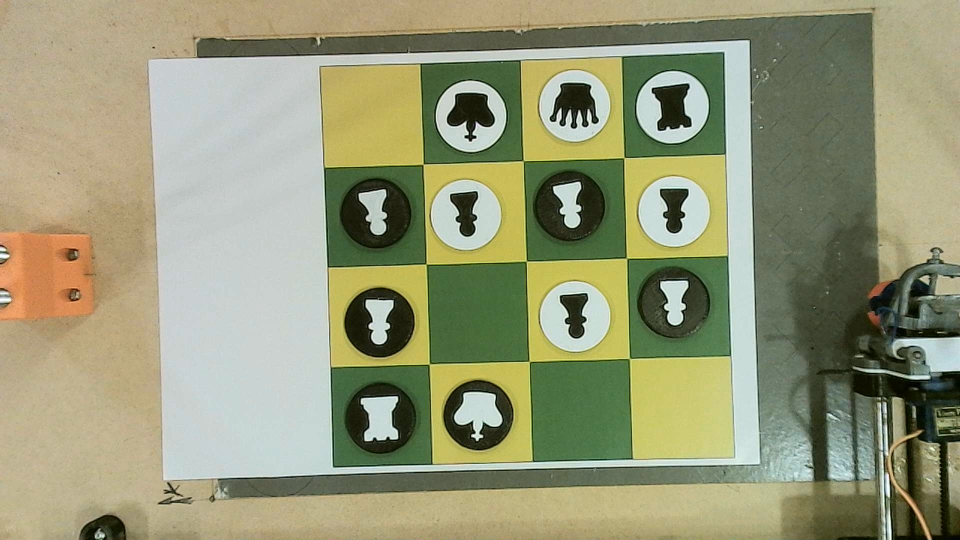
#> input picture cv/assets/testing-chessboards/WIN_20250506_19_37_41_Pro.jpg, 1920 x 1080 px, found by its file name (shown at 1/2 size)
$ python use_main.py
#> lines starting #> are read from the running program, lines starting #| are printed output that depends on the picture; after the words box and inside, x2 and y2 are one past the last pixel; in counts of white or black regions, pixels touching at a corner belong together
### cv/main.py
"""
Módulo principal do sistema de visão computacional para detecção de peças de xadrez
"""
import cv2
import numpy as np
import argparse
import os
import platform
import json
from modules.board_processing import process_board_image, visualize_board_and_pieces

# [18 lines left out: function show_with_matplotlib, not called in this run]

def generate_chess_notation_matrix(squares, rows=4, cols=4):
    """
    Gera uma matriz de notação de peças de xadrez (WP, WR, WQ, WK, BP, BR, BQ, BK)
    a partir das informações dos quadrados detectados.

    Args:
        squares: Lista de informações dos quadrados
        rows: Número de linhas do tabuleiro
        cols: Número de colunas do tabuleiro

    Returns:
        matriz: Matriz com notação das peças
        matriz_json: Representação JSON da matriz
    """
    # Inicializar matriz com espaços vazios
    matriz = [['' for _ in range(cols)] for _ in range(rows)]

    # Mapear cada quadrado para sua posição na matriz
    for square in squares:
        row, col = square['position']

        if square['contains_piece']:
            piece_color = square['piece_color']
            piece_type = "P"  # Default para peão (Pawn)

            # Verificar se temos informação do tipo da peça
            if 'piece_info' in square and 'type' in square['piece_info']:
                piece_type_val = square['piece_info']['type']
                if piece_type_val == 'pawn':
                    piece_type = "P"
                elif piece_type_val == 'rook':
                    piece_type = "R"
                elif piece_type_val == 'queen':
                    piece_type = "Q"
                elif piece_type_val == 'king':
                    piece_type = "K"

            # Prefixar com W para branco ou B para preto
            if piece_color == 'white':
                notation = f"W{piece_type}"
            elif piece_color == 'black':
                notation = f"B{piece_type}"
            else:
                notation = "??"  # Peça com cor indeterminada

            matriz[row][col] = notation
        else:
            # Quadrado vazio
            matriz[row][col] = ".."

    # Criar representação JSON das posições
    matriz_json = []
    for r in range(rows):
        row_data = []
        for c in range(cols):
            square_data = {
                "position": f"{chr(65+c)}{rows-r}",  # A1, B2, etc.
                "piece": matriz[r][c] if matriz[r][c] != ".." else None
            }
            row_data.append(square_data)
        matriz_json.append(row_data)

    return matriz, matriz_json

# [28 lines left out: function print_chess_matrix, not called in this run]

def detect_chess_position(image_path, visualize=False, save_all=False, save_matrix=False, output_dir="output"):
    """
    Detecta a posição das peças no tabuleiro de xadrez a partir de uma imagem.

    Args:
        image_path (str): Caminho para a imagem do tabuleiro
        visualize (bool): Se True, exibe a visualização do tabuleiro
        save_all (bool): Se True, salva todas as imagens intermediárias
        save_matrix (bool): Se True, salva a matriz de peças em JSON
        output_dir (str): Diretório para salvar os resultados

    Returns:
        dict: Dicionário contendo a matriz de peças, JSON correspondente e resultado da detecção
    """
#> called with visualize = False, save_all = False, save_matrix = False, output_dir = 'output'
    # Verificar se o arquivo existe
    if not os.path.exists(image_path):
        print(f"❌ Arquivo não encontrado: {image_path}")
        return None

    frame = cv2.imread(image_path)
#> frame is the input picture: shape (1080, 1920, 3); mean B, G, R 119.8, 152.2, 150.4

    if frame is None:
        print(f"❌ Não foi possível carregar a imagem: {image_path}")
        return None

    # Criar diretório de saída se não existir
    if (save_all or save_matrix) and not os.path.exists(output_dir):
        os.makedirs(output_dir)

    # Processar a imagem
    warped_board, squares, corners = process_board_image(frame)

    if warped_board is None:
        print("❌ Falha ao detectar o tabuleiro. Verifique a imagem e tente novamente.")
        return None

    # Gerar matriz de notação de xadrez
    matriz, matriz_json = generate_chess_notation_matrix(squares)

    # Salvar matriz em formato JSON se solicitado
    if save_matrix:
        base_filename = os.path.basename(image_path).split('.')[0]
        json_path = f"{output_dir}/{base_filename}_chess_matrix.json"

        with open(json_path, 'w') as json_file:
            json.dump(matriz_json, json_file, indent=2)

    # Preparar resultado para retorno
    result = {
        "matriz": matriz,
        "matriz_json": matriz_json,
        "total_squares": len(squares),
        "pieces_count": sum(1 for s in squares if s['contains_piece']),
        "white_pieces": sum(1 for s in squares if s['piece_color'] == 'white'),
        "black_pieces": sum(1 for s in squares if s['piece_color'] == 'black'),
    }

    # Visualização opcional
    if visualize:
        # Criar visualização do tabuleiro e peças
        board_visualization = visualize_board_and_pieces(frame, warped_board, squares, corners)

        # Redimensionar para exibição
        scale_percent = 40  # Porcentagem do tamanho original
        width = int(board_visualization.shape[1] * scale_percent / 100)
        height = int(board_visualization.shape[0] * scale_percent / 100)

        board_viz_resized = cv2.resize(board_visualization, (width, height))

        # Salvar imagens se solicitado
        if save_all:
            base_filename = os.path.basename(image_path).split('.')[0]
            output_path = f"{output_dir}/{base_filename}_board_detection.jpg"
            cv2.imwrite(output_path, board_visualization)
            result["detection_image_path"] = output_path

        # Detectar automaticamente Linux ou usar opção explícita
        is_linux = platform.system() == 'Linux'
        use_matplotlib = is_linux

        if use_matplotlib:
            try:
                show_with_matplotlib(board_viz_resized)
            except ImportError:
                # Fallback para OpenCV
                use_matplotlib = False

        if not use_matplotlib:
            # Exibir com OpenCV
            cv2.imshow("Detecção de Tabuleiro e Peças", board_viz_resized)
            cv2.waitKey(0)
            cv2.destroyAllWindows()

    return result

# [53 lines left out: function main, not called in this run]

# [2 lines that do not run on import are left out]

### cv/modules/board_processing.py
"""
Módulo para detecção de padrões do tabuleiro de xadrez 4x4
"""
import cv2
import numpy as np
import os
from .piece_detection import piece_detection
from .piece_recognition_sift import identify_piece_sift

# Variável global para armazenar a imagem de referência do tabuleiro vazio
empty_board_reference = None
empty_board_squares = None

def detect_board_corners(img):
    """
    Detecta os quatro cantos do tabuleiro 4x4 verde-amarelo.

    Args:
        img: Imagem original

    Returns:
        corners: Array numpy com as coordenadas dos 4 cantos do tabuleiro
        mask: Máscara binária do tabuleiro
    """
    # Converter para HSV para detecção de cor
    hsv = cv2.cvtColor(img, cv2.COLOR_BGR2HSV)
#> hsv: shape (1080, 1920, 3); mean H, S, V 43.6, 73.4, 158.2

    # Definir intervalos para cores verde e amarelo
    yellow_lower = np.array([15, 70, 70])
    yellow_upper = np.array([45, 255, 255])

    green_lower = np.array([40, 40, 40])
    green_upper = np.array([90, 255, 255])

    # Criar máscaras para cores
    yellow_mask = cv2.inRange(hsv, yellow_lower, yellow_upper)
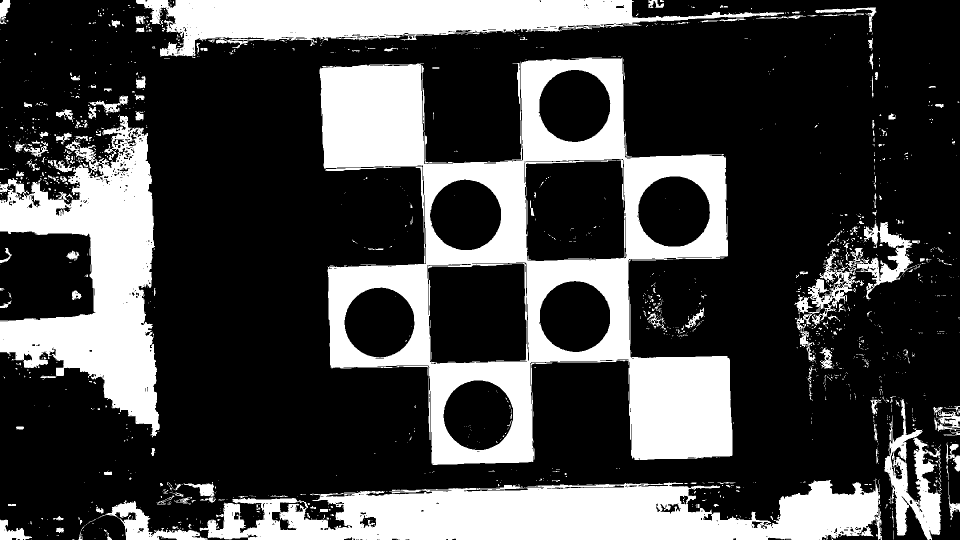
#> yellow_mask: shape (1080, 1920) (shown at 1/2 size); 27.6% white; 1666 white regions (1443 under 20 px), largest, box (x1, y1, x2, y2) and area: (639, 115, 1465, 930) 239806, (399, 957, 1764, 1080) 110702, (0, 229, 320, 875) 95801
    green_mask = cv2.inRange(hsv, green_lower, green_upper)
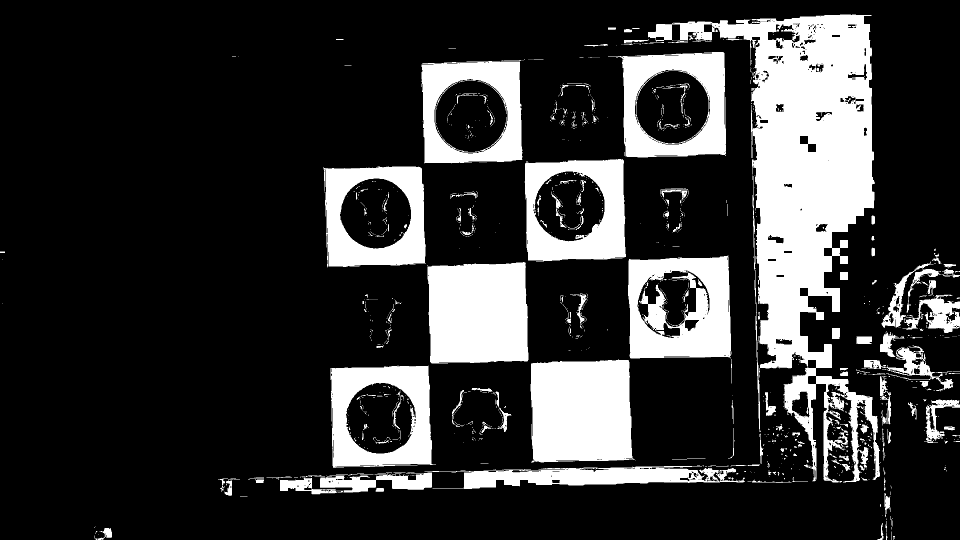
#> green_mask: shape (1080, 1920) (shown at 1/2 size); 20.5% white; 1385 white regions (1180 under 20 px), largest, box (x1, y1, x2, y2) and area: (1296, 29, 1760, 965) 144600, (1061, 719, 1270, 925) 39361, (855, 524, 1057, 727) 38191

    # Combinar máscaras
    combined_mask = cv2.bitwise_or(yellow_mask, green_mask)
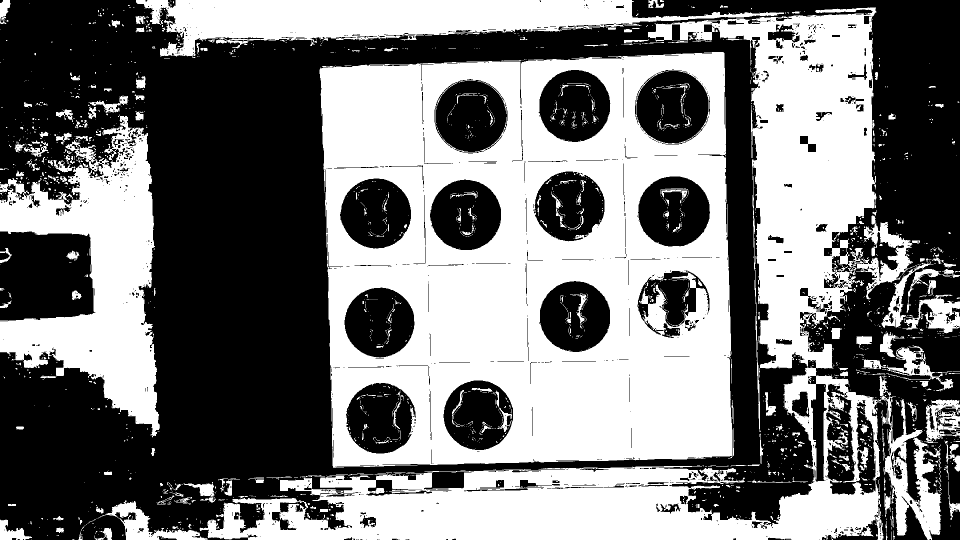
#> combined_mask: shape (1080, 1920) (shown at 1/2 size); 47.4% white; 2351 white regions (2024 under 20 px), largest, box (x1, y1, x2, y2) and area: (639, 104, 1469, 936) 459307, (399, 15, 1834, 1080) 289428, (0, 229, 320, 875) 95801

    # Aplicar operações morfológicas para melhorar a máscara
    kernel = np.ones((5, 5), np.uint8)
    combined_mask = cv2.morphologyEx(combined_mask, cv2.MORPH_CLOSE, kernel)
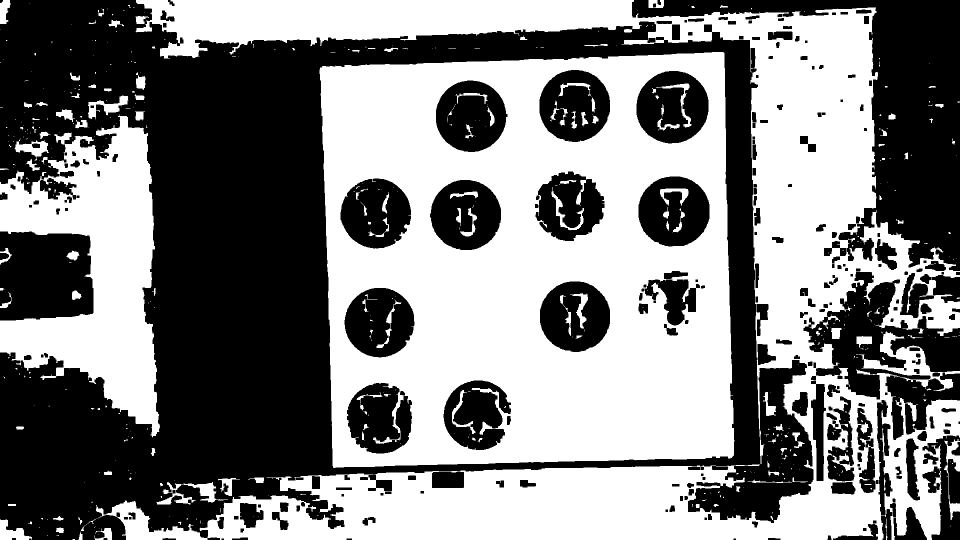
#> combined_mask: shape (1080, 1920) (shown at 1/2 size); 50.4% white; 259 black regions (4 under 20 px), largest, box (x1, y1, x2, y2) and area: (0, 0, 1627, 1080) 626196, (1264, 0, 1920, 542) 100748, (1607, 544, 1920, 880) 41685
    combined_mask = cv2.morphologyEx(combined_mask, cv2.MORPH_OPEN, kernel)
#> combined_mask: shape (1080, 1920); 49.4% white; 204 white regions

    # Encontrar contornos
    contours, _ = cv2.findContours(combined_mask, cv2.RETR_EXTERNAL, cv2.CHAIN_APPROX_SIMPLE)
#> contours = 120 contours, 5 with area under 20; largest, box (x1, y1, x2, y2) and area: (639, 104, 1468, 935) 645778, (272, 0, 1920, 1080) 427753, (0, 232, 319, 872) 102236, (219, 1003, 415, 1080) 5486, (1839, 590, 1920, 672) 3724
#> (the rest of the program and of its run is left out)
